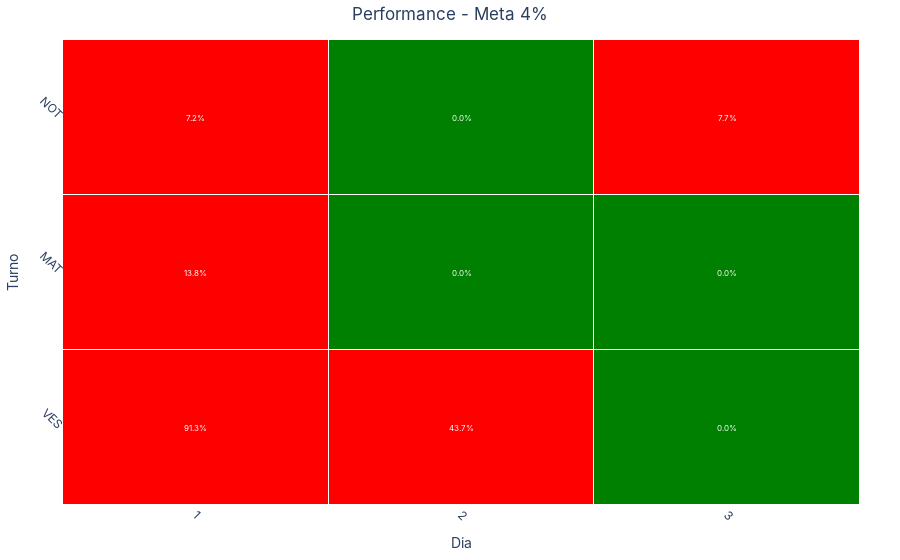

Notebook code for this chart:
### Code cell
# cSpell: disable=invalid-name
def graph_heatmap_perf_v2(dataframe: pd.DataFrame, meta: int):
    # Converter 'data_registro' para datetime e criar uma nova coluna 'data_turno'

    dataframe["data_registro"] = pd.to_datetime(dataframe["data_registro"])

    dataframe["data_turno"] = dataframe["data_registro"].dt.strftime("%Y-%m-%d")

    # Agrupar por 'data_turno' e 'turno' e calcular a média da eficiência

    df_grouped = (
        dataframe.groupby(["data_turno", "turno"], observed=False)["performance"]
        .mean()
        .reset_index()
    )

    # Remodelar os dados para o formato de heatmap

    df_pivot = df_grouped.pivot(index="turno", columns="data_turno", values="performance")

    # Reordenar o índice do DataFrame
    df_pivot = df_pivot.reindex(["VES", "MAT", "NOT"])

    # Criar escala de cores personalizada
    colors = [[0, "green"], [0.04, "green"], [0.04, "red"], [1, "red"]]

    # Extrair apenas o dia da data
    df_pivot.columns = pd.to_datetime(df_pivot.columns).day

    # Criar o gráfico de calor
    fig = go.Figure(
        data=go.Heatmap(
            z=df_pivot.values,
            x=df_pivot.columns,
            y=df_pivot.index,
            colorscale=colors,
            zmin=0,
            zmax=1,  # Escala de valores de 0 a 1
            hoverongaps=False,
            hovertemplate="Turno: %{y}<br>Dia: %{x}<br>Valor: %{z:.1%}",
            showscale=False,  # Não mostrar a escala de cores
            xgap=1,  # Espaçamento entre os dias
            ygap=1,  # Espaçamento entre os turnos
        )
    )

    # Adicionar anotações com a média da eficiência
    for (i, j), value in np.ndenumerate(df_pivot.values):
        fig.add_annotation(
            x=df_pivot.columns[j],
            y=df_pivot.index[i],
            text=f"{value:.1%}",
            showarrow=False,
            font=dict(color="white", size=8),
        )

    # Definir o título do gráfico
    fig.update_layout(
        title=f"Performance - Meta {meta}%",
        xaxis_title="Dia",
        yaxis_title="Turno",
        title_x=0.5,  # Centralizar o título
        xaxis_nticks=31,  # Definir o número de dias
        xaxis=dict(
            tickmode="linear",
            tickvals=list(range(1, 32)),  # Definir os dias
            ticktext=list(range(1, 32)),  # Definir os dias
            tickangle=45,  # Rotacionar os dias
        ),
        yaxis=dict(
            tickmode="linear",
            tickangle=45,
        ),
        plot_bgcolor="white",
        margin=dict(t=40, b=40, l=40, r=40),
        font=dict({"family": "Inter"}),
    )

    fig.show()


graph_heatmap_perf_v2(df_perf, 4)

### Figure 1 — Plotly figure (JSON) as saved in the notebook; plotly's stock layout.template omitted (floating-point values rounded to 4 significant figures)
{"data": [{"colorscale": [[0, "green"], [0.04, "green"], [0.04, "red"], [1, "red"]], "hoverongaps": false, "hovertemplate": "Turno: %{y}<br>Dia: %{x}<br>Valor: %{z:.1%}", "showscale": false, "type": "heatmap", "x": [1, 2, 3], "xgap": 1, "y": ["VES", "MAT", "NOT"], "ygap": 1, "z": [[0.9135, 0.4365, 0], [0.1384, 0, 0], [0.07208, 0, 0.07692]], "zmax": 1, "zmin": 0}], "layout": {"annotations": [{"font": {"color": "white", "size": 8}, "showarrow": false, "text": "91.3%", "x": 1, "y": "VES"}, {"font": {"color": "white", "size": 8}, "showarrow": false, "text": "43.7%", "x": 2, "y": "VES"}, {"font": {"color": "white", "size": 8}, "showarrow": false, "text": "0.0%", "x": 3, "y": "VES"}, {"font": {"color": "white", "size": 8}, "showarrow": false, "text": "13.8%", "x": 1, "y": "MAT"}, {"font": {"color": "white", "size": 8}, "showarrow": false, "text": "0.0%", "x": 2, "y": "MAT"}, {"font": {"color": "white", "size": 8}, "showarrow": false, "text": "0.0%", "x": 3, "y": "MAT"}, {"font": {"color": "white", "size": 8}, "showarrow": false, "text": "7.2%", "x": 1, "y": "NOT"}, {"font": {"color": "white", "size": 8}, "showarrow": false, "text": "0.0%", "x": 2, "y": "NOT"}, {"font": {"color": "white", "size": 8}, "showarrow": false, "text": "7.7%", "x": 3, "y": "NOT"}], "font": {"family": "Inter"}, "margin": {"b": 40, "l": 40, "r": 40, "t": 40}, "plot_bgcolor": "white", "title": {"text": "Performance - Meta 4%", "x": 0.5}, "xaxis": {"nticks": 31, "tickangle": 45, "tickmode": "linear", "ticktext": [1, 2, 3, 4, 5, 6, 7, 8, 9, 10, 11, 12, 13, 14, 15, 16, 17, 18, 19, 20, 21, 22, 23, 24, 25, 26, 27, 28, 29, 30, 31], "tickvals": [1, 2, 3, 4, 5, 6, 7, 8, 9, 10, 11, 12, 13, 14, 15, 16, 17, 18, 19, 20, 21, 22, 23, 24, 25, 26, 27, 28, 29, 30, 31], "title": {"text": "Dia"}}, "yaxis": {"tickangle": 45, "tickmode": "linear", "title": {"text": "Turno"}}}}
